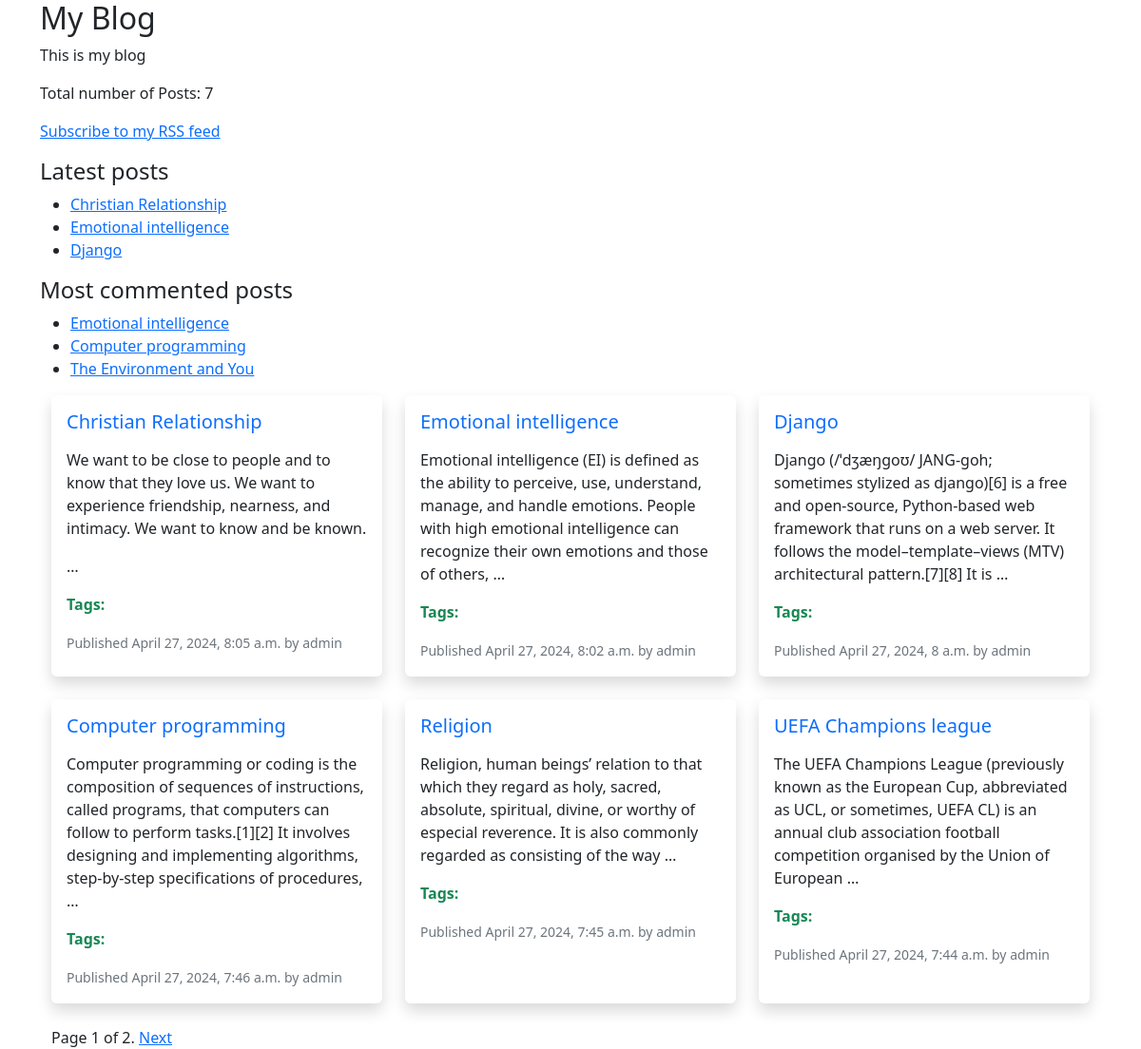
/, run on an earlier commit of the app's database.
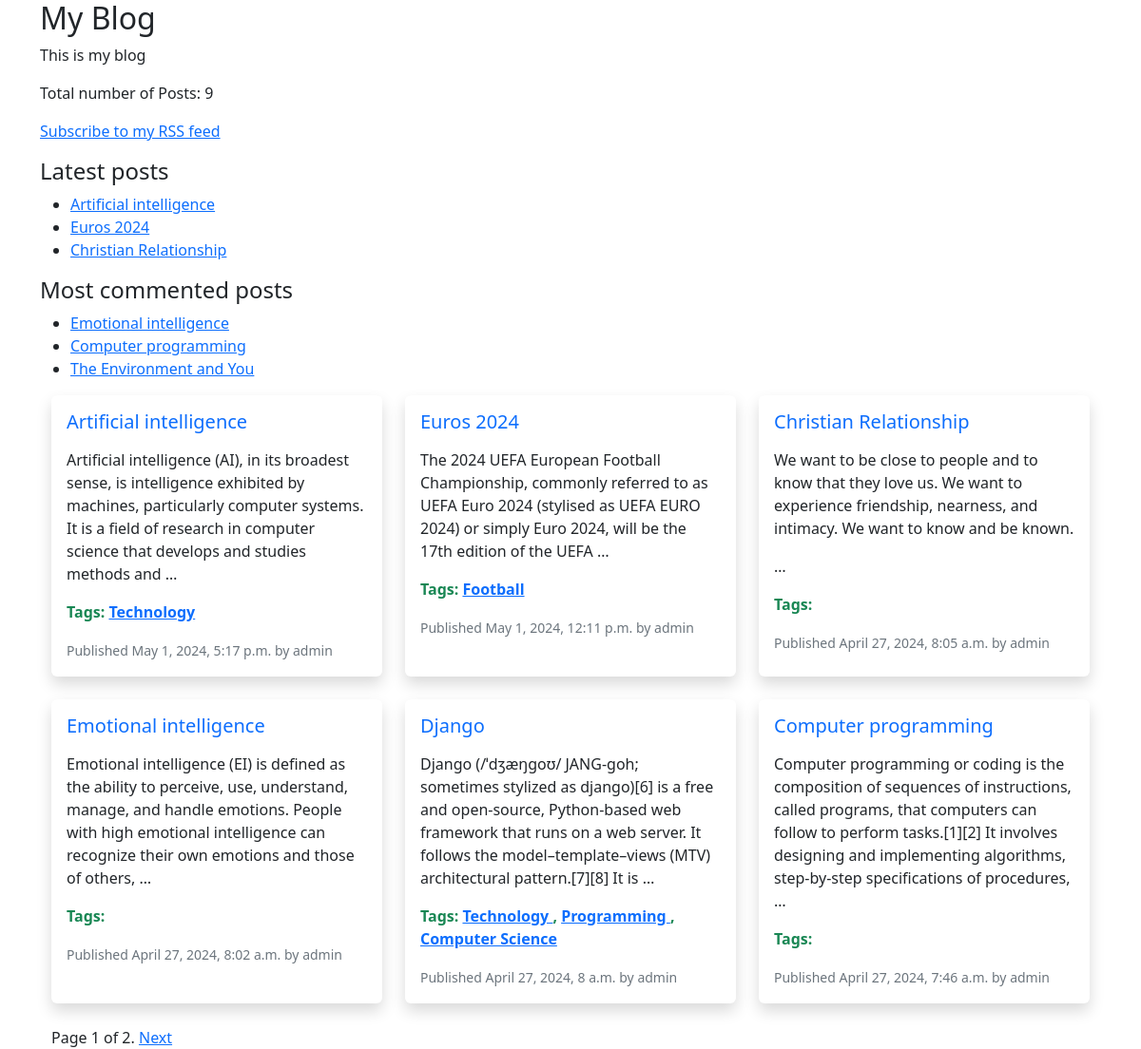
And on a later commit of the database.
### forumsite/models.py (models this page shows, shortened)
class Post(models.Model):
  class Status(models.TextChoices):
    DRAFT = 'DF','Draft'
    PUBLISHED = 'PB','Published'
  title = models.CharField(max_length=250)
  slug = models.SlugField(max_length=250, unique_for_date ='publish')
  author = models.ForeignKey(User, on_delete=models.CASCADE, related_name='blog_posts')
  body = models.TextField()
  publish = models.DateTimeField(default = timezone.now)
  created = models.DateTimeField(auto_now_add = True)
  updated = models.DateTimeField(auto_now = True)
  status = models.CharField(max_length=2,choices = Status.choices,default = Status.DRAFT)
  objects = models.Manager() #default manager
  published = PublishedManager()  #custom manager
  tags = TaggableManager()
  class Meta:
    ordering = ['-publish']
    indexes = [models.Index(fields=['-publish'],)]
  def get_absolute_url(self):
    return reverse('forum:post_detail',args=[self.publish.year,
                  self.publish.month,self.publish.day,self.slug])

### forumsite/views.py (the view)
# urls.py: path('',views.post_list,name='post_list'),
def post_list(request, tag_slug=None):
  post_list = Post.published.all()
  tag = None
  if tag_slug:
    tag = get_object_or_404(Tag,slug=tag_slug)
    post_list = post_list.filter(tags__in=[tag])
  paginator = Paginator(post_list,6) #3 posts per page
  page_number = request.GET.get('page',1)
  try:
    posts = paginator.page(page_number)
  except PageNotAnInteger:
    posts = paginator.page(1) #deliver first page is page is not an integer
  except EmptyPage:
    posts = paginator.page(paginator.num_pages) #always return last page if not page number is found
  return render(request,'forumsite/post/list.html',{'posts':posts,'tag':tag})

### forumsite/models.py (called while the page is built)
  def get_queryset(self):
    return super().get_queryset().filter(status=Post.Status.PUBLISHED)

### forumsite/templatetags/forumsite_tags.py (called while the page is built)
@register.simple_tag(name='my_tag')
def total_posts():
    return Post.published.count()

@register.inclusion_tag('forumsite/post/latest_posts.html')
def show_latest_posts(count=3):
    latest_posts = Post.published.order_by('-publish')[:count]
    return {'latest_posts':latest_posts}

@register.simple_tag
def most_commented_posts(count=3):
    return Post.published.annotate(total_comments=Count('comments')).order_by('-total_comments')[:count]

@register.filter(name='markdown')
def markdown_format(text):
    return mark_safe(markdown.markdown(text))

### forumsite/templates/forumsite/post/list.html (shortened to what this page needs)
{% extends 'forumsite/base.html' %}
{% load forumsite_tags %}
{% block content %}
<div class="container">
  <div class="row">
    {% for post in posts %}
    <div class="col-md-4 mb-4">
      <div class="card h-100 border-0 shadow">
        <div class="card-body">
          <h5 class="card-title"><a href="{{ post.get_absolute_url }}" class="text-decoration-none">{{ post.title }}</a></h5>
          <p class="card-text">{{ post.body | markdown| truncatewords_html:30 }}</p>
          <p class="text-success fw-semibold">Tags:
            {% for tag in post.tags.all  %}
              <a href='{% url "forum:post_list_by_tag" tag.slug %}'>
                {{tag.name}}
              </a>
              {% if not forloop.last %}, {% endif %}
            {% endfor %}
          </p>
          <p class="card-text"><small class="text-muted">Published {{ post.publish }} by {{ post.author }}</small></p>
        </div>
      </div>
    </div>
    {% endfor %}
  </div>
  {% include "pagination.html" with page=posts %}
</div>
{% endblock %}

### forumsite/templates/forumsite/base.html (shortened to what this page needs)
{% load forumsite_tags %}
<!DOCTYPE html>
<html lang="en">
<head>
  <link href="https://cdn.jsdelivr.net/npm/bootstrap@5.2.1/dist/css/bootstrap.min.css" rel="stylesheet">
</head>
<body>
  <div class="container">
    <div id="sidebar">
      <h2 class="">My Blog</h2>
      <p>This is my blog</p>
      <p>Total number of Posts: {% my_tag %}</p>
      <p>
        <a href="{% url 'forumsite:post_feed' %}">Subscribe to my RSS feed</a>
      </p>
      <h3 class="fs-4">Latest posts</h3>
      {% show_latest_posts 3 %}
      <h3 class="fs-4">Most commented posts</h3>
      {% most_commented_posts as commented_posts %}
      <ul>
        {% for post in commented_posts %}
          <li>
            <a href="{{post.get_absolute_url}}">{{post.title}}</a>
          </li>
        {% endfor %}
      </ul>
    </div>
  <div id="'content">
    {% block content %}
    {% endblock content %}
  </div>
</div>
</body>
</html>

### forumsite/templates/forumsite/post/latest_posts.html
<ul>
    {% for post in latest_posts %}
        <li>
            <a href="{{post.get_absolute_url}}">{{post.title}}</a>
        </li>
    {% endfor %}
</ul>

What changed in the data, as far as the page shows it:
no longer on one of the page's lists (row unchanged): Post: title "Emotional intelligence"
no longer on this page (row unchanged): Post: title "Religion", body "Religion, human beings’ relation to that which they regard as holy, sacred, absolute, spiritual, divine, or worthy of especial reverence. It is also commonly regarded as consisting of the way …", publish "April 27, 2024, 7:45 a.m.", author "admin"
no longer on this page (row edited): Post: title "UEFA Champions league", body "The UEFA Champions League (previously known as the European Cup, abbreviated as UCL, or sometimes, UEFA CL) is an annual club association football competition organised by the Union of European …", publish "April 27, 2024, 7:44 a.m.", author "admin"
no longer on one of the page's lists (row edited): Post: title "Django"
added Post: title "Artificial intelligence", body "Artificial intelligence (AI), in its broadest sense, is intelligence exhibited by machines, particularly computer systems. It is a field of research in computer science that develops and studies methods and …", publish "May 1, 2024, 5:17 p.m.", author "admin"
added Post: title "Euros 2024", body "The 2024 UEFA European Football Championship, commonly referred to as UEFA Euro 2024 (stylised as UEFA EURO 2024) or simply Euro 2024, will be the 17th edition of the UEFA …", publish "May 1, 2024, 12:11 p.m.", author "admin"
added Tag: name "Technology"
added Tag: name "Football", shown under "Euros 2024"
added Tag: name "Programming", shown under Post "Django"
added Tag: name "Computer Science", shown under Post "Django"
Also different on the page:
text no longer shown: "7"
text now shown: "9"
